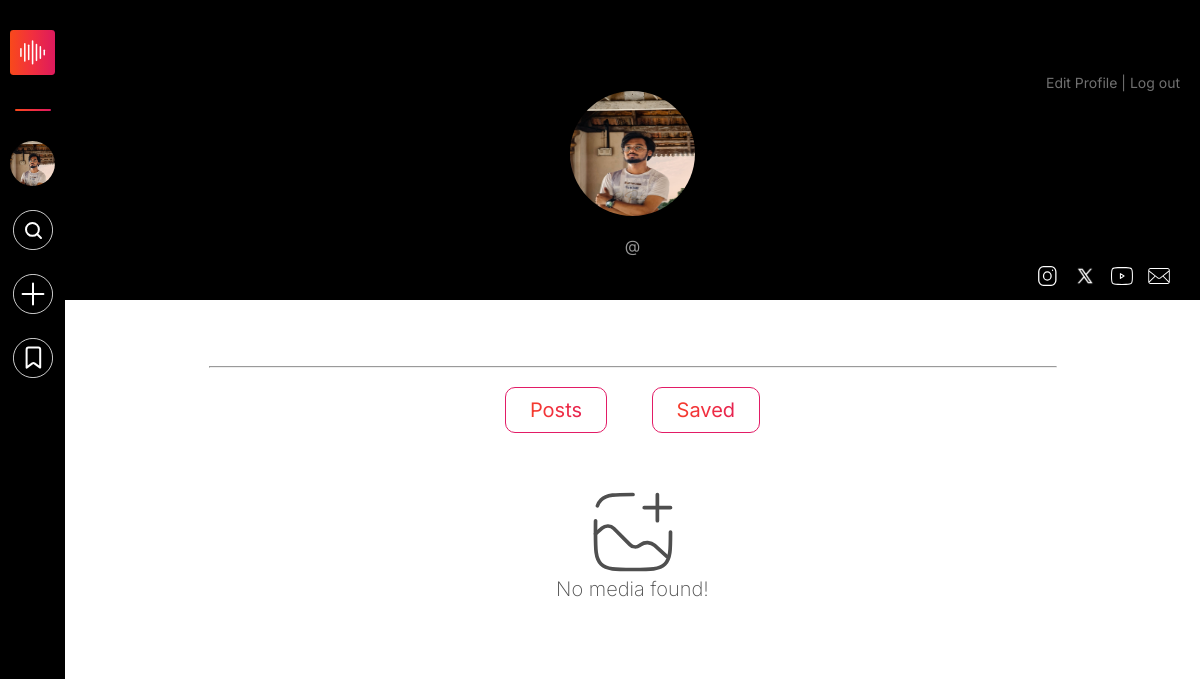
/my-profile-old, run on an earlier commit of the app's database.
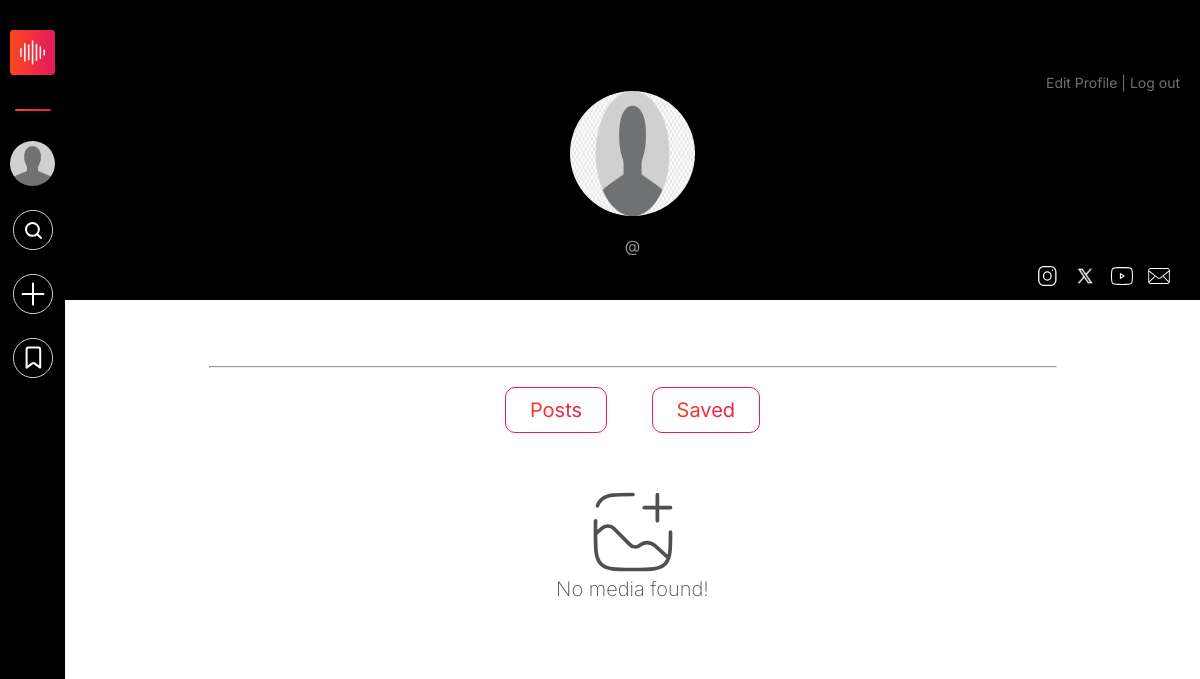
And on a later commit of the database.
### users/models.py (models this page shows, shortened)
class profiledatadb(models.Model):
    username=models.CharField(primary_key=True,max_length=15,unique=True)
    password = models.CharField(max_length=15)
    firstname=models.CharField(max_length=30)
    lastname=models.CharField(max_length=30)
    email = models.EmailField()
    profile_picture = models.ImageField(upload_to='Media/', blank=True, null=True, default='media/default_profile_picture.jpg')
    user_bio=models.TextField()
    phone=models.IntegerField(null=True)
    timestamp=models.DateTimeField(auto_now_add=True,null=True)
    insta=models.URLField(max_length=200,blank=True,null=True)
    yout=models.URLField(max_length=200,blank=True,null=True)
    twit=models.URLField(max_length=200, blank=True,null=True)

### users/views.py (the view)
# urls.py: path('my-profile-old', views.profile_fpv, name = 'my-profile-old'),
def profile_fpv(request):
    try:
        user=request.user.username
        userBioCollect = profiledatadb.objects.get(username=user)
        post=postdb.objects.filter(username=user)
        context={
            'user': userBioCollect,
            'post':post,
        }
    except profiledatadb.DoesNotExist:
        user = None
    return render(request, 'profile-fpv.html',context)

### templates/profile-fpv.html (shortened to what this page needs)
{% extends 'base.html' %}
{% load static %}
{% block additional_css %}
<link rel="stylesheet" href="{% static 'css/profile-page-style.css' %}">
{% endblock %}
{% block content %}
<div class="header">
    {% if user %}
    <div class="edit-logout">
        <a class="e-l-buttons" href="{% url 'editprofile' %}">Edit Profile</a><span> | </span>
        <a class="e-l-buttons" href="{% url 'signout' %}" id="logout">Log out</a>
    </div>
            <img src= '{{user.profile_picture.url}}' alt="{{user.firstname}}'s profile picture" class="imgcenter"/>
            <p id="profile-name">{{ user.firstname }}{{ user.lastname }}</p>
            <p id="user-name-id"><span class="username">@{{ user.username }}</span></p>
            <div class="socials">
                <a href="{{ user.insta }}"><img src="{% static 'images/instagram.svg' %}" alt="" height="20px" width="20px"></a>
                <a href="{{ user.twit }}"><img src="{% static 'images/twitter.svg' %}" alt="" height="20px" width="20px"></a>
                <a href="{{ user.yout }}"><img src="{% static 'images/youtube.svg' %}" alt="" height="20px" width="20px"></a>
                <a href="mailto:{{ user.email }}"><img src="{% static 'images/mail.svg' %}" alt="" height="20px" width="20px"></a>
            </div>
        </div>
        <div class="body">
            <div class="profile-info">
            </div>
    {% endif %}
<hr style="margin: 30px;">
<div id="profile-content-controller-posts">{% include 'posts.html'  %}</div>
</div>
{% endblock %}

### templates/base.html (shortened to what this page needs)
{% load static %}
<!DOCTYPE html>
<html lang="en">
<head>
    <link rel="stylesheet" href="{% static 'css/base-file.css' %}">
    {% block additional_css %}{% endblock %}
</head>
<body>
    {% if user %}
    <div class="main-docker">
        <div class="nav-section-web">
            <nav class="navigation-controlling-deck" id="navigation-controlling-deck">
                <a href="{% url 'home' %}"><img class="navbar-control-icons" id="navbar-main-logo" src="{% static 'images/Sounz_logo.svg' %}" alt="Sounz logo"></a>
                <div id="nav-separator"></div>
                {% if user.profile_picture.url %}
                    <a href="{% url 'my-profile' %}"><img class="navbar-control-icons" id="navbar-user-profile-pic" src="{{user.profile_picture.url}}" alt="" width="10px" height="40px"></a>
                {% else %}
                    <a href="{% url 'my-profile' %}"><img class="navbar-control-icons" id="navbar-user-profile-pic" src="{% static 'images/profile-picture-specimen.png' %}" alt="" width="10px" height="40px"></a>
                {% endif %}
                <a href="#"><img id="search-icon" class="navbar-control-icons" src="{% static 'images/Search button.svg' %}" alt="Search icon"></a>
                <a href="{% url 'upload' %}"><img class="navbar-control-icons" src="{% static 'images/upload-white.svg' %}" alt="Upload icon"></a>
                <a href="{% url 'nav-saved' %}"><img class="navbar-control-icons" src="{% static 'images/save.svg' %}" alt="Save icon"></a>
            </nav>
        </div>
        <div class="export-htmls">
            {% block content %}
            {% endblock %}
        </div>
    </div>
    {% endif %}
</body>
</html>

### templates/posts.html (shortened to what this page needs)
{% load static %}
<head>
    <link rel="stylesheet" href="{% static 'css/profile-page-style.css' %}">
</head>
<div class="buttons">
    <a href="#" type="button" class="profile-content-buttons post-button">Posts</a>
    <a href="{% url 'nav-saved' %}" type="button" class="profile-content-buttons" id="savedbutton">Saved</a>
</div>
<div class="posts">
    {% if post %}
        {% for p in post %}
        <a style="margin: 20px 10px;" href="{% url 'sh-media' %}?pid={{p.pid}}">
            <div class="thumbnail-container">
                {% if p.media_thumbnail %}
                                    <img src="{{ p.media_thumbnail.url }}" alt="" class="post-thumbnail">
                                {% else %}
                                    {% if p.media_format == "Audio" %}
                                        <img src="{% static 'images/9_16 Audio.png' %}" alt="" class="post-thumbnail" >
                                    {% elif p.media_format == "Video" %}
                                        <img src="{% static 'images/9_16 Video.png' %}" alt="" class="post-thumbnail">
                                    {% endif %}
                                {% endif %}
                <video><source src="{{ p.media }}"></video>
                <div class="gradient-overlay">
                    <div class="padding-controll">
                        <h2 class="video-caption">{{ p.caption}}</h2>
                        <p class="video-description">{{ p.descr }}</p>
                        <p class="instrument-used">{{ p.mediatype }}</p>
                    </div>
                </div>
                <!-- <h4>{{ p.caption}}</h4>
                <p>{{p.descr}}
                </p>
                <div class="postfooter">
                    <h3>{{p.mediatype}}</h3>
                    <img src="{% static 'images/collab-small-icon.svg' %}" alt="" width="25px" height="25px">
                </div> -->
            </div>
        </a>
        {% endfor %}
    {% else %}
    <div id="profile-content-controller-nomedia" style="display: block; width: 100%;">{% include 'content-404.html'  %}</div>
    {% endif %}
</div>

### templates/content-404.html
{% load static %}
<head>
    <link rel="stylesheet" href="{% static 'css/content-404.css' %}">
</head>
<body>
    <div class="q2f8hd-k">
        <img src="{% static 'images/no-media.svg' %}" alt="no media found" class="ylrfzf59">
        <p class="a8gjb7i15">No media found!</p>
    </div>
</body>

### static/css/base-file.css (style rules this page uses)
* { margin: 0; padding: 0; min-width: 0; min-height: 0; box-sizing: border-box; }
html, body { margin: 0; padding: 0; height: 100%; font-family: "Inter", sans-serif; font-optical-sizing: auto; font-weight: normal; font-style: normal; font-variation-settings: "slnt" 0; }
.main-docker { min-height: 100%; display: flex; flex-direction: row; }
.nav-section-web { width: fit-content; background-color: black; position: fixed; top: 0; height: 100%; max-width: 65px; }
#navigation-controlling-deck { display:flex; flex-direction: column; flex-wrap: wrap; align-items: center; padding: 20px 10px; }
img.navbar-control-icons { width: 40px; margin: 10px 0; cursor: pointer; }
img#navbar-main-logo { width: 45px; }
img#navbar-user-profile-pic { width: 45px; height: 45px; border-radius: 50%; object-fit: cover; }
#nav-separator { width: 80%; margin: 20px 0; height: 2px; border-radius: 10px; background-image: linear-gradient(90deg, rgba(248, 73, 27, 1) 0%, rgba(241, 47, 63, 1) 50%, rgba(220, 24, 96, 1) 100%); }
.export-htmls { flex: 1; padding-left: 65px; width: 100%; }

### static/css/profile-page-style.css (style rules this page uses)
.imgcenter { margin-left: auto; margin-right: auto; width: 125px; height: 125px; border-radius: 50%; }
.header { background-color: #000; color: #fff; text-align: center; height: 300px; width: 100%; display: flex; flex-direction: column; justify-content: flex-end; align-items: center; flex-wrap: wrap; }
p#profile-name { margin: 0px; font-size: 35px; padding: 10px; }
p#user-name-id { margin: 0; color: #969696; }
.socials { margin-left: auto; padding: 10px; }
.body { text-align: center; padding: 5px 10%; }
.profile-info { display: flex; flex-direction: column; justify-content: center; align-items: center; }
.edit-logout { font-size: 14px; margin-left: auto; padding-right: 20px; }
.e-l-buttons, .edit-logout > span { text-decoration: none; color: #707070; }
.profile-content-buttons { padding: 10px 24px; margin: 0 20px; background-image: linear-gradient(90deg, rgba(248, 73, 27, 1) 0%, rgba(241, 47, 63, 1) 50%, rgba(220, 24, 96, 1) 100%); -webkit-background-clip: text; background-clip: text; color: transparent; border: 1px solid rgba(226, 28, 102, 1); border-radius: 10px; font-size: 20px; width: 15%; min-width: max-content; cursor: pointer; text-decoration: none; }
.posts { display: flex; flex-direction: column; color: #fff; padding-top: 15px; justify-content: flex-start; }

### static/css/content-404.css (style rules this page uses)
body { margin: 0; padding: 0; }
.q2f8hd-k { width: 100%; background-color: white; display: flex; flex-direction: column; justify-content: center; align-items: center; flex-wrap: wrap; padding: 50px 0; }
.ylrfzf59 { width: 90px; margin: 0; }
.a8gjb7i15 { color: #4f4f4f; font-size: 20px; font-weight: 200; padding: 0; }

What changed in the data, as far as the page shows it:
changed profiledatadb: profile_picture: picture removed, a placeholder shows
